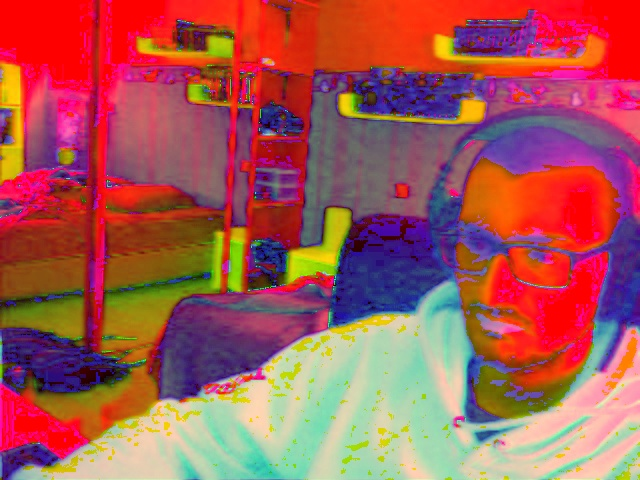
#> input picture Test HSV.jpg, 640 x 480 px, given in place of the camera
$ python Test_Mean_shift.py
#> lines starting #> are read from the running program, lines starting #| are printed output that depends on the picture; after the words box and inside, x2 and y2 are one past the last pixel; in counts of white or black regions, pixels touching at a corner belong together
# -*- coding: utf-8 -*-
"""
Created on Tue Apr  7 17:03:52 2020

@author: Arthu
"""

import numpy as np
import cv2
import matplotlib.pyplot as plt


# read video
cap = cv2.VideoCapture(0)
# retrieve the very first
# frame from the video
#fond = cv2.imread("./fond.jpg")
_, frame = cap.read()
#> frame is the input picture: shape (480, 640, 3); mean B, G, R 85.6, 88.3, 167
#frame = cv2.subtract(fond,frame)
main = cv2.imread("./Image_main.jpg")
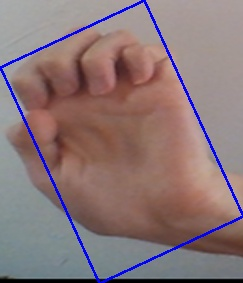
#> input picture Image_main.jpg, 243 x 283 px
#> main is the input picture: shape (283, 243, 3); mean B, G, R 120.1, 117.9, 138.2
main_hsv = cv2.cvtColor(main, cv2.COLOR_BGR2HSV)
#> main_hsv: shape (283, 243, 3); mean H, S, V 40.4, 65.9, 147.4
mask = cv2.inRange(main_hsv, np.array((0., 60.,32.)), np.array((180.,255.,255.)))
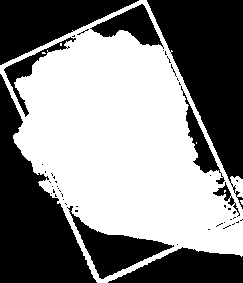
#> mask: shape (283, 243); 51.8% white; 50 black regions (41 under 20 px), largest, box (x1, y1, x2, y2) and area: (147, 0, 243, 209) 9934, (0, 74, 97, 283) 9352, (0, 0, 139, 65) 4582
roi1 = cv2.calcHist([main_hsv], [0], mask, [180], [0, 180])
#> roi1 = 180 values, max 6192 at index 7, min 0 at index 17, mean 198
roi2 = cv2.calcHist([main_hsv], [1], mask, [180], [0, 180])
#> roi2 = 180 values, max 795 at index 86, min 0 at index 0, mean 186.6
roi3 = cv2.calcHist([main_hsv], [2], mask, [180], [0, 180])
#> roi3 = 180 values, max 827 at index 137, min 0 at index 0, mean 174.3
cv2.imshow('main', main_hsv)
plt.hist(roi1)
plt.show()
#> figure, not shown here; tallest bar 169 high, from x = 0 to 619.2
plt.hist(roi2)
plt.show()
#> figure, not shown here; tallest bar 105 high, from x = 0 to 79.5
plt.hist(roi3)
plt.show()
#> figure, not shown here; tallest bar 92 high, from x = 0 to 82.7


# set the region for the
# tracking window p, q, r, s
# put values according to yourself
p, q, r, s = 150, 150, 400, 120
track_window = (r, p, s, q)


# create the region of interest
r_o_i = frame[p:p + q, r:r + s]
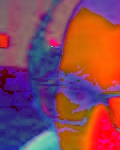
#> r_o_i: shape (150, 120, 3); mean B, G, R 87.7, 70.1, 137.6

# converting BGR to HSV format
hsv = cv2.cvtColor(frame, cv2.COLOR_BGR2HSV)
#> hsv: shape (480, 640, 3); mean H, S, V 81.9, 171.9, 183

# apply mask on the HSV frame
mask = cv2.inRange(hsv, np.array((0., 60.,32.)), np.array((180.,255.,255.)))
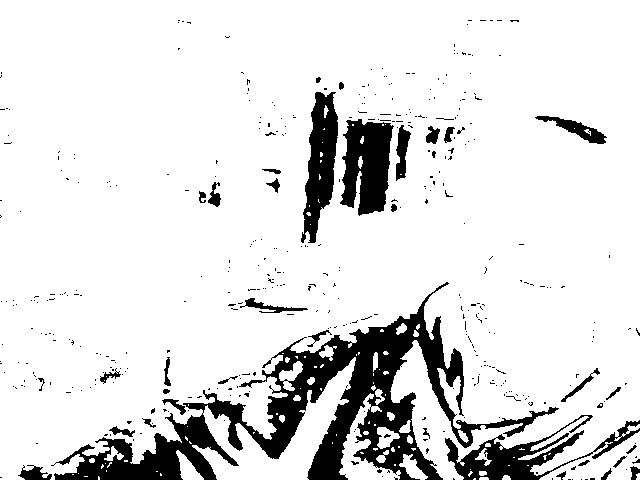
#> mask: shape (480, 640); 87.8% white; 424 black regions (387 under 20 px), largest, box (x1, y1, x2, y2) and area: (51, 282, 559, 480) 22146, (340, 119, 394, 216) 3656, (445, 415, 640, 480) 3635

# get histogram for hsv channel
roi = cv2.calcHist([hsv], [1], mask, [180], [0, 180])
#> roi = 180 values, max 1353 at index 76, min 0 at index 0, mean 556.1
#plt.hist(roi)

# normalize the retrieved values
cv2.normalize(roi, roi, 0, 255, cv2.NORM_MINMAX)

# termination criteria, either 15
# iteration or by at least 2 pt
termination = (cv2.TERM_CRITERIA_EPS | cv2.TERM_CRITERIA_COUNT, 15, 2 )

while(True):
    _, frame = cap.read()
    frame = cv2.flip(frame, 1)
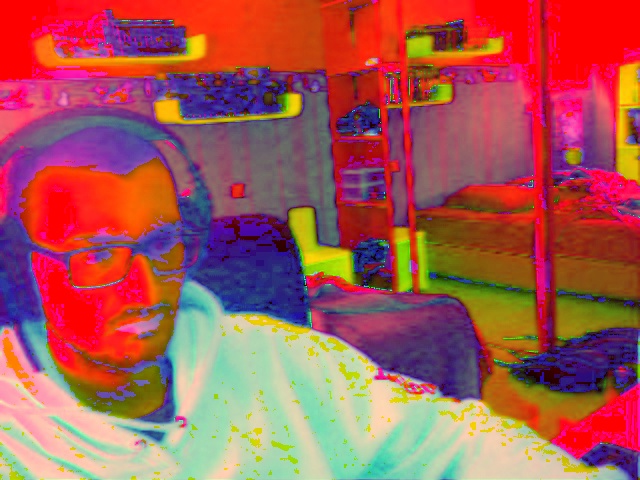
#> frame: shape (480, 640, 3); mean B, G, R 85.6, 88.3, 167
    #frame = cv2.subtract(fond,frame)

    frame = cv2.resize(frame, (1280, 720), fx = 0, fy = 0, interpolation = cv2.INTER_CUBIC)
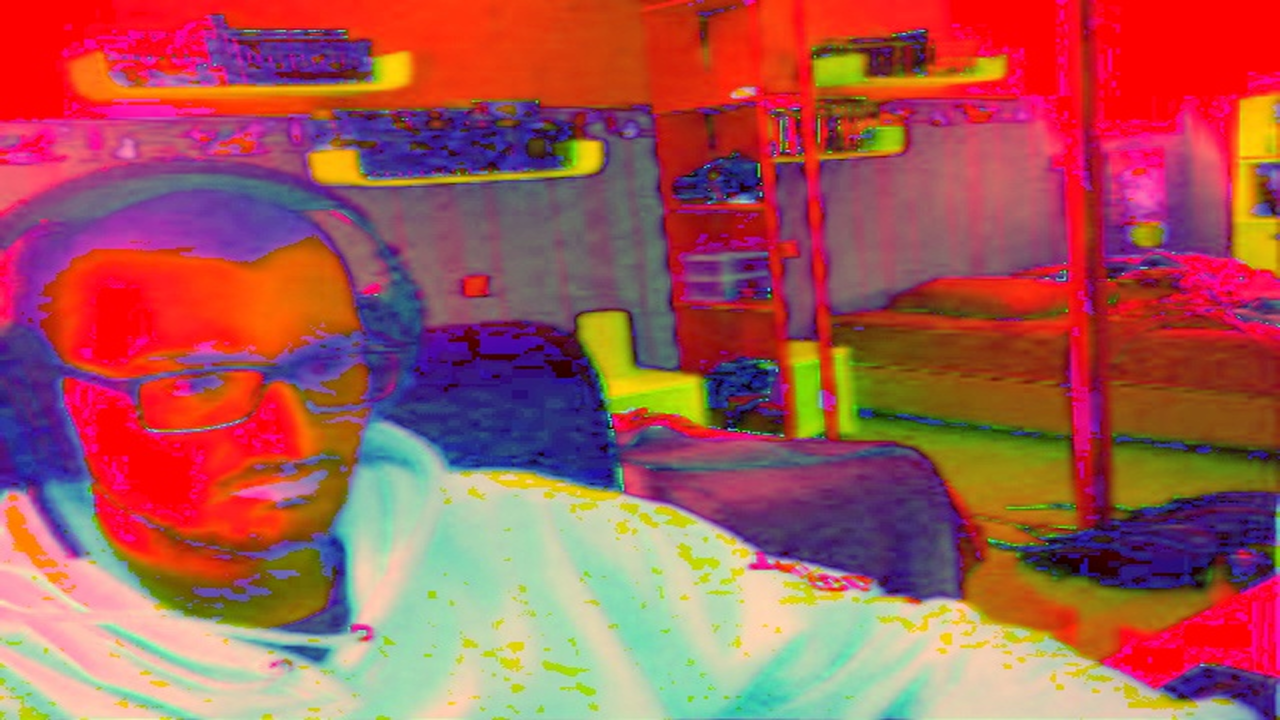
#> frame: shape (720, 1280, 3); mean B, G, R 85.6, 88.3, 167

    # convert BGR to HSV format
    hsv = cv2.cvtColor(frame, cv2.COLOR_BGR2HSV)
#> hsv: shape (720, 1280, 3); mean H, S, V 81.8, 171.9, 183
    cv2.imshow('hsv', hsv)

    bp = cv2.calcBackProject([hsv], [1], roi, [0, 180], 1)
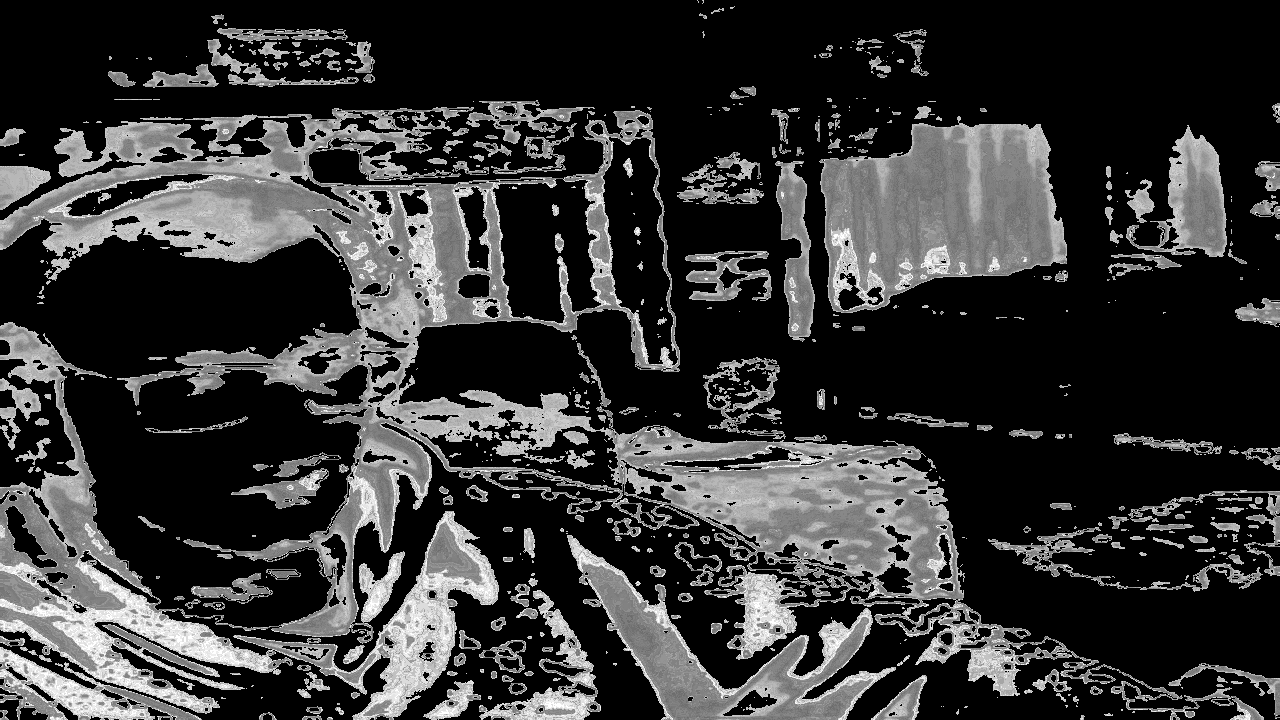
#> bp: shape (720, 1280); min 0, max 255, mean 53.5

    # applying meanshift to get the new region
    #_, track_window = cv2.meanShift(bp, track_window, termination)
    ret, track_window = cv2.CamShift(bp, track_window, termination)
#> ret = ((406.5, 259), (144.7, 179.9), 179.2); track_window = (333, 168, 147, 182)

    # Draw track window on the frame
    #x, y, w, h = track_window
    #img2 = cv2.rectangle(frame, (x, y), (x + w*2, y + h*2), 255, 2)
    pts = cv2.boxPoints(ret)
#> pts = [[477.5, 168], [480.1, 347.9], [335.5, 350], [332.9, 170.1]]
    pts = np.int0(pts)
#> pts = [[477, 168], [480, 347], [335, 349], [332, 170]]
    img2 = cv2.polylines(frame,[pts],True, 255,2)

    # show results
    cv2.imshow('tracker', img2)

    k = cv2.waitKey(1) & 0xff
#> (key q is pressed here)
    if k == ord('q'):
        img_meanshift = cv2.imwrite(filename='saved_img-final_MS.jpg', img=img2)
        break
    if k == ord('m'):
        x = min(pts[0][0],pts[1][0],pts[2][0],pts[3][0])
        y = min(pts[0][1],pts[1][1],pts[2][1],pts[3][1])
        w = max(pts[0][0],pts[1][0],pts[2][0],pts[3][0])
        h = max(pts[0][1],pts[1][1],pts[2][1],pts[3][1])
        img3 = frame[y:h,x:w]
        img_main = cv2.imwrite(filename='Image_main.jpg', img=img3)
        break

# release cap object
cap.release()

# destroy all opened windows
cv2.destroyAllWindows()
